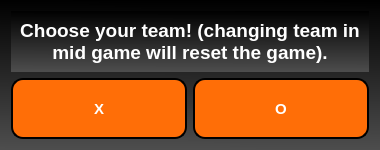
<?xml version="1.0" encoding="UTF-8"?>
<ui version="4.0">
 <class>TeamPick</class>
 <widget class="QDialog" name="TeamPick">
  <property name="geometry">
   <rect>
    <x>0</x>
    <y>0</y>
    <width>380</width>
    <height>150</height>
   </rect>
  </property>
  <property name="sizePolicy">
   <sizepolicy hsizetype="Expanding" vsizetype="Expanding">
    <horstretch>0</horstretch>
    <verstretch>0</verstretch>
   </sizepolicy>
  </property>
  <property name="minimumSize">
   <size>
    <width>300</width>
    <height>150</height>
   </size>
  </property>
  <property name="windowTitle">
   <string>Dialog</string>
  </property>
  <property name="styleSheet">
   <string notr="true">background-color: qlineargradient(spread:pad, x1:0.447, y1:0, x2:0.436, y2:0.994318, stop:0 rgba(0, 0, 0, 255), stop:1 rgba(77, 77, 77, 255));</string>
  </property>
  <layout class="QGridLayout" name="gridLayout_2">
   <item row="1" column="1">
    <widget class="QPushButton" name="ButtonO">
     <property name="sizePolicy">
      <sizepolicy hsizetype="Expanding" vsizetype="Expanding">
       <horstretch>0</horstretch>
       <verstretch>0</verstretch>
      </sizepolicy>
     </property>
     <property name="font">
      <font>
       <family>Segoe UI</family>
       <pointsize>11</pointsize>
       <italic>false</italic>
       <bold>true</bold>
      </font>
     </property>
     <property name="styleSheet">
      <string notr="true">QPushButton {
	color: rgb(255, 255, 255);
	border: 2px solid;
	font: 700 11pt &quot;Segoe UI&quot;;
	background-color: rgb(255, 110, 7);
	border-radius: 12px;
}</string>
     </property>
     <property name="text">
      <string>O</string>
     </property>
    </widget>
   </item>
   <item row="0" column="0" colspan="2">
    <widget class="QLabel" name="label">
     <property name="sizePolicy">
      <sizepolicy hsizetype="Expanding" vsizetype="Expanding">
       <horstretch>0</horstretch>
       <verstretch>0</verstretch>
      </sizepolicy>
     </property>
     <property name="font">
      <font>
       <pointsize>14</pointsize>
       <bold>true</bold>
      </font>
     </property>
     <property name="styleSheet">
      <string notr="true">color: rgb(255, 255, 255);</string>
     </property>
     <property name="text">
      <string>Choose your team! (changing team in mid game will reset the game).</string>
     </property>
     <property name="alignment">
      <set>Qt::AlignCenter</set>
     </property>
     <property name="wordWrap">
      <bool>true</bool>
     </property>
    </widget>
   </item>
   <item row="1" column="0">
    <widget class="QPushButton" name="ButtonX">
     <property name="sizePolicy">
      <sizepolicy hsizetype="Expanding" vsizetype="Expanding">
       <horstretch>0</horstretch>
       <verstretch>0</verstretch>
      </sizepolicy>
     </property>
     <property name="font">
      <font>
       <family>Segoe UI</family>
       <pointsize>11</pointsize>
       <italic>false</italic>
       <bold>true</bold>
      </font>
     </property>
     <property name="styleSheet">
      <string notr="true">QPushButton {
	color: rgb(255, 255, 255);
	border: 2px solid;
	font: 700 11pt &quot;Segoe UI&quot;;
	background-color: rgb(255, 110, 7);
	border-radius: 12px;
}</string>
     </property>
     <property name="text">
      <string>X</string>
     </property>
    </widget>
   </item>
  </layout>
 </widget>
 <resources/>
 <connections/>
</ui>
